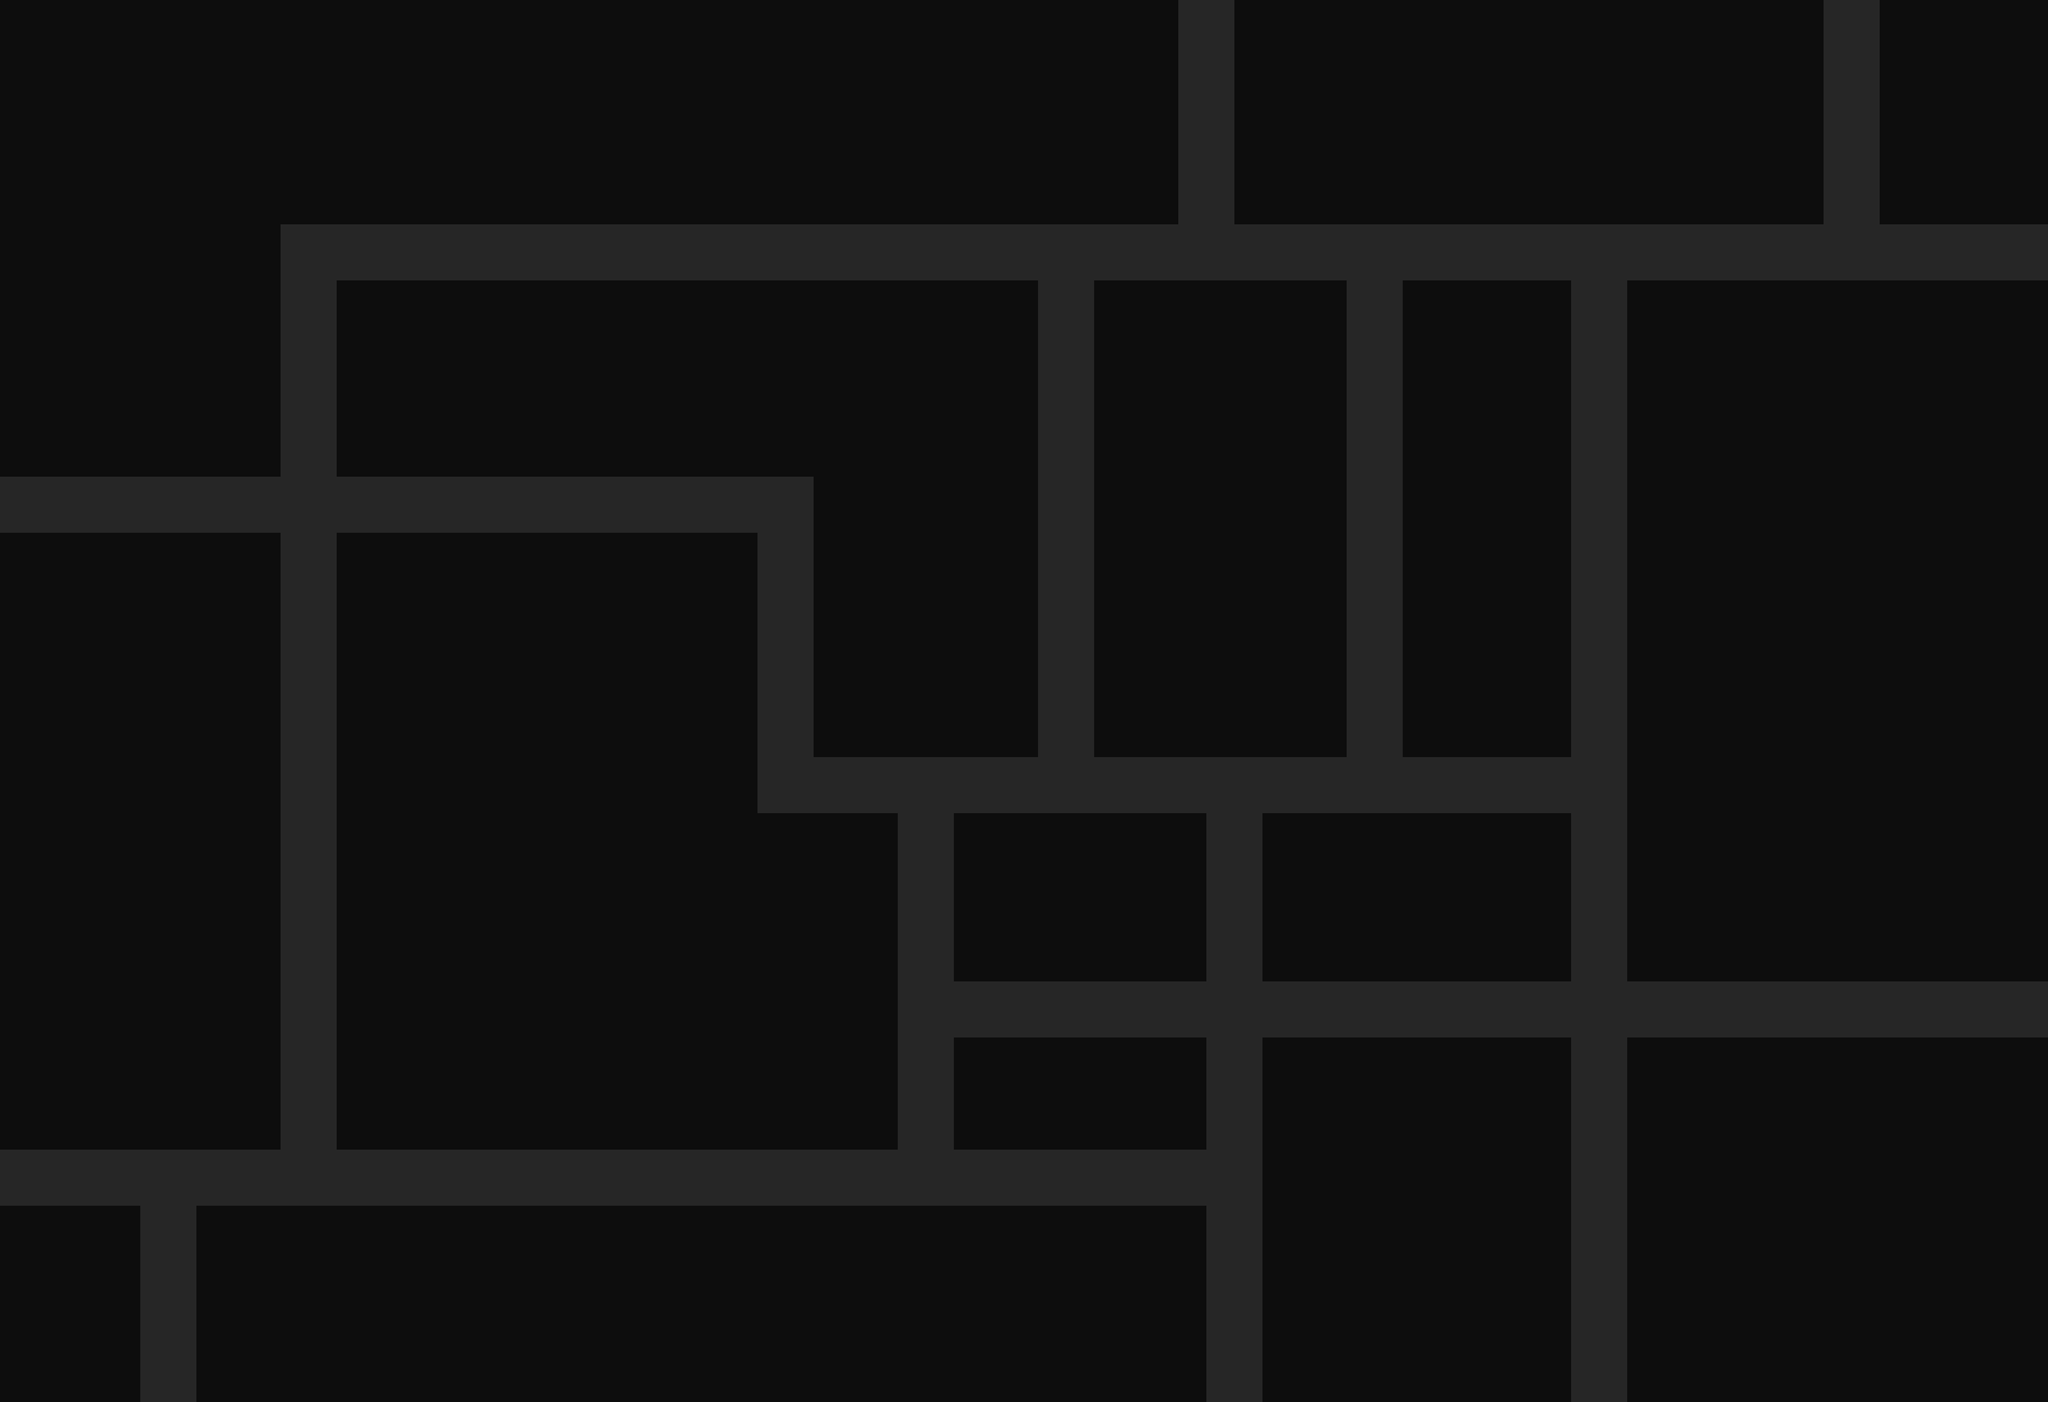

This game map was drawn from its Tiled (.tmx) file and the tilesets committed beside it. A one-line description and the trimmed map source follow:
An orthogonal 73x50 tile map with 64x64 px tiles, 2 tile layers (GRASS, ROADS), 2 tilesets and 24 objects.

<map version="1.2" tiledversion="1.3.1" orientation="orthogonal" renderorder="right-down" compressionlevel="0" width="73" height="50" tilewidth="64" tileheight="64" infinite="0" nextlayerid="5" nextobjectid="33">
 <editorsettings>
  <export target="map-two-layer-new.tmx" format="tmx" />
 </editorsettings>
 <tileset firstgid="1" name="road.tsx" tilewidth="64" tileheight="64" tilecount="1" columns="1">
  <image source="road.png" width="64" height="64" />
 </tileset>
 <tileset firstgid="2" name="grass.tsx" tilewidth="64" tileheight="64" tilecount="1" columns="1">
  <image source="grass.png" width="64" height="64" />
 </tileset>
 <layer id="5" name="GRASS" width="73" height="50">
  <data>[3650 cells, 3650 non-empty, 1 distinct tile ids]</data>
 </layer>
 <layer id="4" name="ROADS" width="73" height="50">
  <data>[3650 cells, 732 non-empty, 1 distinct tile ids]</data>
 </layer>
 <objectgroup id="4" name="WALLS">
  <object id="4" x="8" y="1220" width="624" height="1400" />
  <object id="5" x="8" y="8" width="620" height="1068" />
  <object id="6" x="644" y="8" width="2044" height="496" />
  <object id="7" x="2828" y="12" width="1336" height="488" />
  <object id="8" x="780" y="656" width="1576" height="424" />
  <object id="9" x="1864" y="1092" width="496" height="632" />
  <object id="10" x="776" y="1220" width="944" height="1396" />
  <object id="15" x="0" y="2760" width="316" height="432" />
  <object id="16" x="456" y="2760" width="2296" height="444" />
  <object id="17" x="2180" y="2372" width="568" height="248" />
  <object id="18" x="1724" y="1860" width="316" height="760" />
  <object id="19" x="2184" y="1860" width="568" height="376" />
  <object id="20" x="2500" y="644" width="564" height="1072" />
  <object id="21" x="3208" y="648" width="372" height="1084" />
  <object id="22" x="2884" y="1860" width="692" height="376" />
  <object id="23" x="2884" y="2380" width="692" height="816" />
  <object id="24" x="3724" y="2372" width="948" height="828" />
  <object id="25" x="3712" y="644" width="964" height="1588" />
  <object id="26" x="4284" y="4" width="384" height="500" />
  <object id="28" x="4676" y="0" width="36" height="3200" />
  <object id="29" x="-8" y="3212" width="4664" height="32" />
  <object id="30" x="-44" y="-4" width="40" height="3196" />
  <object id="31" x="10" y="-32" width="4670" height="28" />
  <object id="32" x="-392" y="-488" />
 </objectgroup>
</map>
